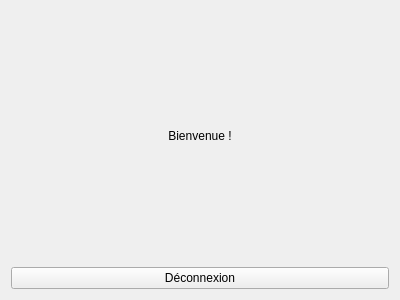
<?xml version="1.0" encoding="UTF-8"?>
<ui version="4.0">
 <class>Form</class>
 <widget class="QWidget" name="Form">
  <property name="geometry">
   <rect>
    <x>0</x>
    <y>0</y>
    <width>400</width>
    <height>300</height>
   </rect>
  </property>
  <property name="windowTitle">
   <string>Form</string>
  </property>
  <layout class="QVBoxLayout" name="verticalLayout">
   <item>
    <widget class="QLabel" name="lblTitle">
     <property name="text">
      <string>Bienvenue !</string>
     </property>
     <property name="alignment">
      <set>Qt::AlignmentFlag::AlignCenter</set>
     </property>
    </widget>
   </item>
   <item>
    <widget class="QPushButton" name="btnLogout">
     <property name="cursor">
      <cursorShape>PointingHandCursor</cursorShape>
     </property>
     <property name="text">
      <string>Déconnexion</string>
     </property>
    </widget>
   </item>
  </layout>
 </widget>
 <resources/>
 <connections/>
</ui>
